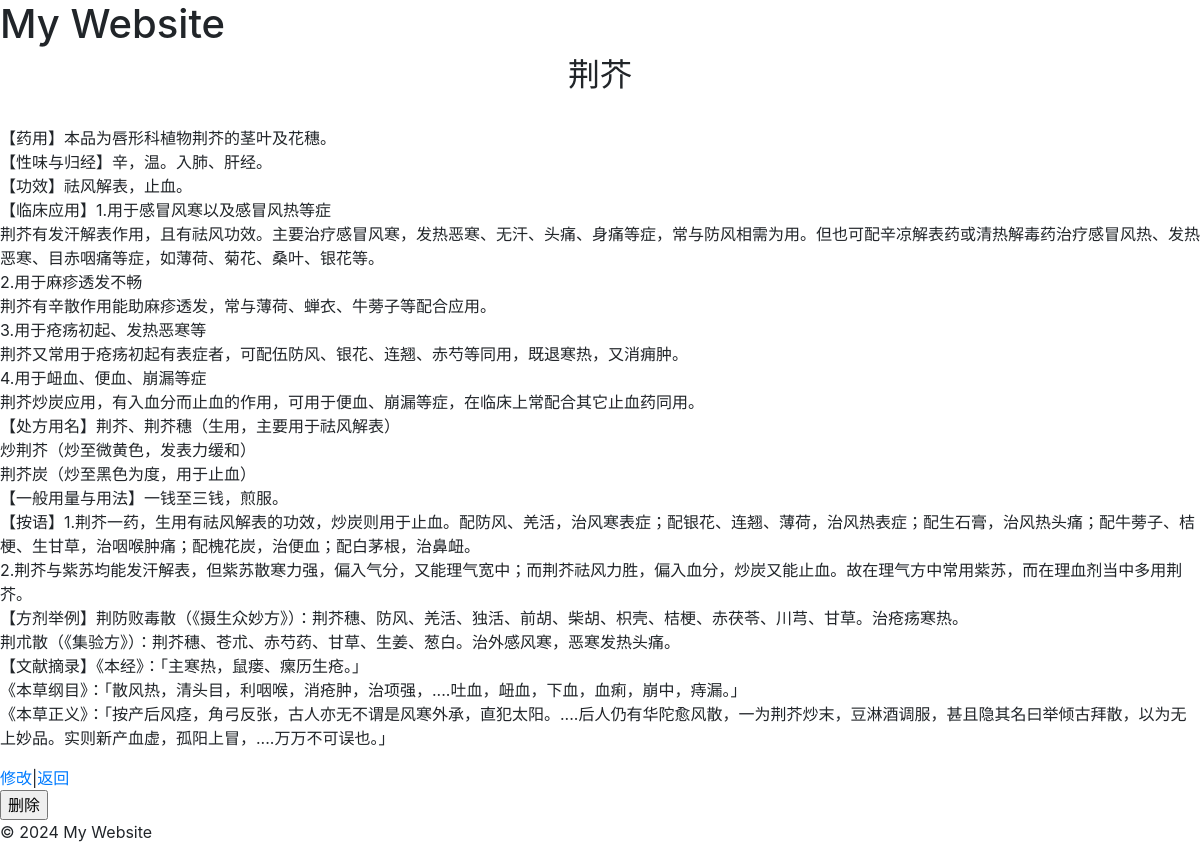
The page /荆芥 on the database its author committed.
### tables this page shows
CREATE TABLE posts (
    id INTEGER PRIMARY KEY AUTOINCREMENT,
    title TEXT NOT NULL,
    content TEXT NOT NULL
);

### .ipynb_checkpoints/main-checkpoint.py (the view)
@app.route('/<string:title>')
def post(title):
    conn = get_db_connection()
    post = conn.execute('SELECT * FROM posts WHERE title =?', (title,)).fetchone()
    conn.close()
    return render_template('post.html', post=post)

### .ipynb_checkpoints/main-checkpoint.py (called while the page is built)
def get_db_connection():
    conn = sqlite3.connect('database.db')
    conn.row_factory = sqlite3.Row
    return conn

### templates/post.html (shortened to what this page needs)
{% extends 'base.html' %}
{% block content %}
    <div>
         <h2 style="text-align: center;">{{ post['title'] }}</h2>
         <p>{{ post['content'].replace('\n', '<br>') | safe }}</p>
    </div>
    <a href="{{ url_for('edit', id=post['id']) }}">修改</a>|<a href="{{ url_for('index') }}">返回</a>
     <form action="{{ url_for('delete', id=post['id']) }}" method="post">
         <input type="submit" value="删除" onclick="return confirm('确定要删除吗？')">
     </form>
{% endblock %}

### rows shown on the page
posts: title "荆芥", content.replace "【药用】本品为唇形科植物荆芥的茎叶及花穗。 【性味与归经】辛，温。入肺、肝经。 【功效】祛风解表，止血。 【临床应用】1.用于感冒风寒以及感冒风热等症 荆芥有发汗解表作用，且有祛风功效。主要治疗感冒风寒，发热恶寒、无汗、头痛、身痛等症，常与防风相需为用。但也可配辛凉解表药或清热解毒药治疗感冒风热、发热恶寒、目赤咽痛等症，如薄荷、菊花、桑叶、银花等。 2.用于麻疹透发不畅 荆芥有辛散作用能助麻疹透发，常与薄荷、蝉衣、牛蒡子等配合应用。 3.用于疮疡初起、发热恶寒等 荆芥又常用于疮疡初起有表症者，可配伍防风、银花、连翘、赤芍等同用，既退寒热，又消痈肿。 4.用于衄血、便血、崩漏等症 荆芥炒炭应用，有入血分而止血的作用，可用于便血、崩漏等症，在临床上常配合其它止血药同用。 【处方用名】荆芥、荆芥穗（生用，主要用于祛风解表） 炒荆芥（炒至微黄色，发表力缓和） 荆芥炭（炒至黑色为度，用于止血） 【一般用量与用法】一钱至三钱，煎服。 【按语】1.荆芥一药，生用有祛风解表的功效，炒炭则用于止血。配防风、羌活，治风寒表症；配银花、连翘、薄荷，治风热表症；配生石膏，治风热头痛；配牛蒡子、桔梗、生甘草，治咽喉肿痛；配槐花炭，治便血；配白茅根，治鼻衄。 2.荆芥与紫苏均能发汗解表，但紫苏散寒力强，偏入气分，又能理气宽中；而荆芥祛风力胜，偏入血分，炒炭又能止血。故在理气方中常用紫苏，而在理血剂当中多用荆芥。 【方剂举例】荆防败毒散（《摄生众妙方》）：荆芥穗、防风、羌活、独活、前胡、柴胡、枳壳、桔梗、赤茯苓、川芎、甘草。治疮疡寒热。…"
